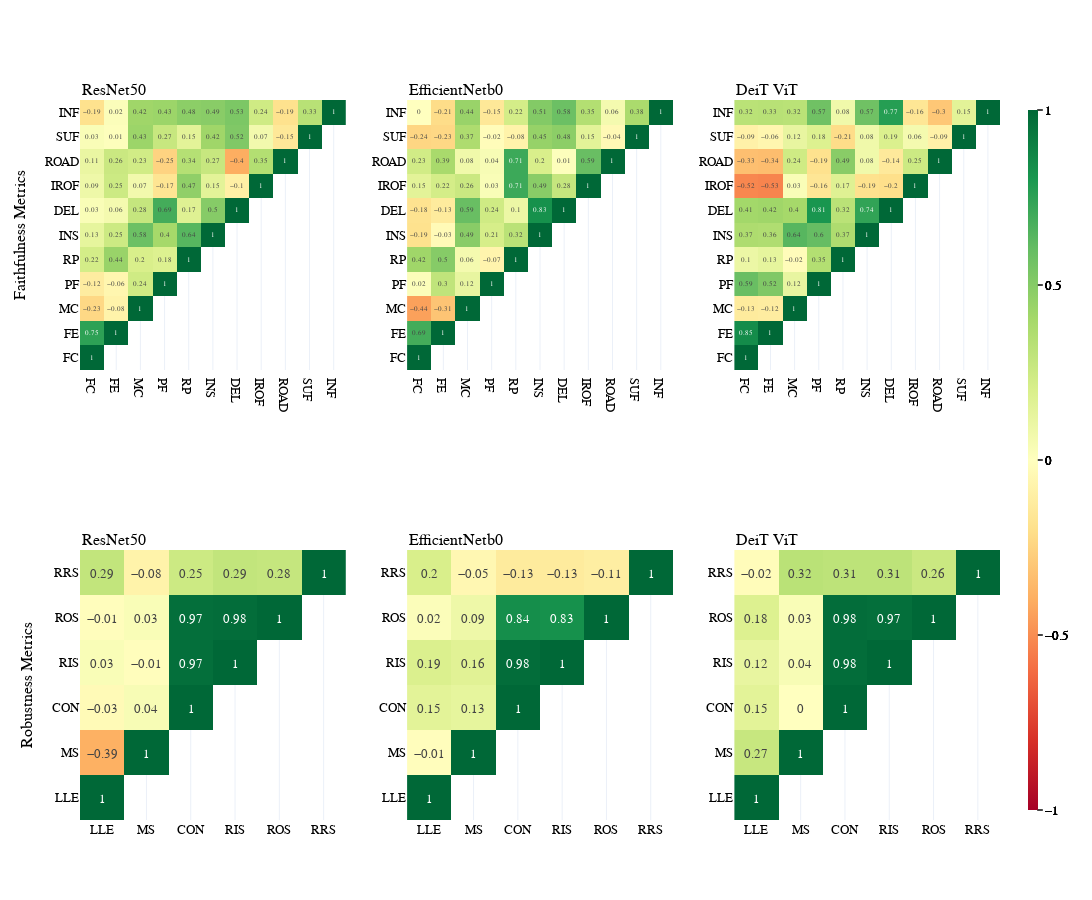

Write notebook code for a chart like this one.
### Code cell
import plotly.graph_objects as go
import plotly.express as px
from plotly.subplots import make_subplots

metrics_faith = [
    "FC",
    "FE",
    "MC",
    "PF",
    "RP",
    "INS",
    "DEL",
    "IROF",
    "ROAD",
    "SUF",
    "INF",
]

metrics_robust = [
    "LLE",
    "MS",
    "CON",
    "RIS",
    "ROS",
    "RRS",
]
metrics_complex = ["SP", "CP", "ECP"]

colors = px.colors.qualitative.G10

fig = make_subplots(
    rows=2,
    cols=3,
    subplot_titles=[
        "ResNet50",
        "EfficientNetb0",
        "DeiT ViT",
        "ResNet50",
        "EfficientNetb0",
        "DeiT ViT",
    ],
    # column_widths=[0.7, 0.3],
)

for i in range(3):
    fig.add_trace(
        go.Heatmap(
            z=[dist_faith_resnet50, dist_faith_effnetb0, dist_faith_vit][i],
            x=metrics_faith,
            y=metrics_faith,
            texttemplate="%{z}",
            colorscale="RdYlGn_r",
            reversescale=True,
            zmin=-1,
            zmax=1,
            colorbar=dict(ticks="outside", thickness=10),
        ),
        col=i + 1,
        row=1,
    )

for i in range(3):
    fig.add_trace(
        go.Heatmap(
            z=[dist_robust_resnet50, dist_robust_effnetb0, dist_robust_vit][i],
            x=metrics_robust,
            y=metrics_robust,
            texttemplate="%{z}",
            colorscale="RdYlGn_r",
            reversescale=True,
            zmin=-1,
            zmax=1,
            colorbar=dict(ticks="outside", thickness=10),
        ),
        col=i + 1,
        row=2,
    )

fig.update_yaxes(showgrid=False)
fig.update_yaxes(title="Faithfulness Metrics", row=1, col=1)
fig.update_yaxes(title="Robustness Metrics", row=2, col=1)

fig.update_layout(
    font=dict(family="Helvetica", color="#000000", size=13),
    template="plotly_white",
    height=900,
    width=1600,
    title_font=dict(family="Helvetica", color="#000000", size=14),
)

fig = left_align_facet_plot_titles(fig)

# fig.write_image(
#     os.getcwd().split("src")[0] + "/data/figures/meta_eval_correlation.png", scale=3
# )
fig.show()

### Figure 1 — Plotly figure (JSON) as saved in the notebook; plotly's stock layout.template omitted (floating-point values rounded to 4 significant figures)
{"data": [{"colorbar": {"thickness": 10, "ticks": "outside"}, "colorscale": [[0, "rgb(0,104,55)"], [0.1, "rgb(26,152,80)"], [0.2, "rgb(102,189,99)"], [0.3, "rgb(166,217,106)"], [0.4, "rgb(217,239,139)"], [0.5, "rgb(255,255,191)"], [0.6, "rgb(254,224,139)"], [0.7, "rgb(253,174,97)"], [0.8, "rgb(244,109,67)"], [0.9, "rgb(215,48,39)"], [1, "rgb(165,0,38)"]], "reversescale": true, "texttemplate": "%{z}", "type": "heatmap", "x": ["FC", "FE", "MC", "PF", "RP", "INS", "DEL", "IROF", "ROAD", "SUF", "INF"], "xaxis": "x", "y": ["FC", "FE", "MC", "PF", "RP", "INS", "DEL", "IROF", "ROAD", "SUF", "INF"], "yaxis": "y", "z": [[1, null, null, null, null, null, null, null, null, null, null], [0.75, 1, null, null, null, null, null, null, null, null, null], [-0.23, -0.08, 1, null, null, null, null, null, null, null, null], [-0.12, -0.06, 0.24, 1, null, null, null, null, null, null, null], [0.22, 0.44, 0.2, 0.18, 1, null, null, null, null, null, null], [0.13, 0.25, 0.58, 0.4, 0.64, 1, null, null, null, null, null], [0.03, 0.06, 0.28, 0.69, 0.17, 0.5, 1, null, null, null, null], [0.09, 0.25, 0.07, -0.17, 0.47, 0.15, -0.1, 1, null, null, null], [0.11, 0.26, 0.23, -0.25, 0.34, 0.27, -0.4, 0.35, 1, null, null], [0.03, 0.01, 0.43, 0.27, 0.15, 0.42, 0.52, 0.07, -0.15, 1, null], [-0.19, 0.02, 0.42, 0.43, 0.48, 0.49, 0.53, 0.24, -0.19, 0.33, 1]], "zmax": 1, "zmin": -1}, {"colorbar": {"thickness": 10, "ticks": "outside"}, "colorscale": [[0, "rgb(0,104,55)"], [0.1, "rgb(26,152,80)"], [0.2, "rgb(102,189,99)"], [0.3, "rgb(166,217,106)"], [0.4, "rgb(217,239,139)"], [0.5, "rgb(255,255,191)"], [0.6, "rgb(254,224,139)"], [0.7, "rgb(253,174,97)"], [0.8, "rgb(244,109,67)"], [0.9, "rgb(215,48,39)"], [1, "rgb(165,0,38)"]], "reversescale": true, "texttemplate": "%{z}", "type": "heatmap", "x": ["FC", "FE", "MC", "PF", "RP", "INS", "DEL", "IROF", "ROAD", "SUF", "INF"], "xaxis": "x2", "y": ["FC", "FE", "MC", "PF", "RP", "INS", "DEL", "IROF", "ROAD", "SUF", "INF"], "yaxis": "y2", "z": [[1, null, null, null, null, null, null, null, null, null, null], [0.69, 1, null, null, null, null, null, null, null, null, null], [-0.44, -0.31, 1, null, null, null, null, null, null, null, null], [0.02, 0.3, 0.12, 1, null, null, null, null, null, null, null], [0.42, 0.5, 0.06, -0.07, 1, null, null, null, null, null, null], [-0.19, -0.03, 0.49, 0.21, 0.32, 1, null, null, null, null, null], [-0.18, -0.13, 0.59, 0.24, 0.1, 0.83, 1, null, null, null, null], [0.15, 0.22, 0.26, 0.03, 0.71, 0.49, 0.28, 1, null, null, null], [0.23, 0.39, 0.08, 0.04, 0.71, 0.2, 0.01, 0.59, 1, null, null], [-0.24, -0.23, 0.37, -0.02, -0.08, 0.45, 0.48, 0.15, -0.04, 1, null], [0, -0.21, 0.44, -0.15, 0.22, 0.51, 0.58, 0.35, 0.06, 0.38, 1]], "zmax": 1, "zmin": -1}, {"colorbar": {"thickness": 10, "ticks": "outside"}, "colorscale": [[0, "rgb(0,104,55)"], [0.1, "rgb(26,152,80)"], [0.2, "rgb(102,189,99)"], [0.3, "rgb(166,217,106)"], [0.4, "rgb(217,239,139)"], [0.5, "rgb(255,255,191)"], [0.6, "rgb(254,224,139)"], [0.7, "rgb(253,174,97)"], [0.8, "rgb(244,109,67)"], [0.9, "rgb(215,48,39)"], [1, "rgb(165,0,38)"]], "reversescale": true, "texttemplate": "%{z}", "type": "heatmap", "x": ["FC", "FE", "MC", "PF", "RP", "INS", "DEL", "IROF", "ROAD", "SUF", "INF"], "xaxis": "x3", "y": ["FC", "FE", "MC", "PF", "RP", "INS", "DEL", "IROF", "ROAD", "SUF", "INF"], "yaxis": "y3", "z": [[1, null, null, null, null, null, null, null, null, null, null], [0.85, 1, null, null, null, null, null, null, null, null, null], [-0.13, -0.12, 1, null, null, null, null, null, null, null, null], [0.59, 0.52, 0.12, 1, null, null, null, null, null, null, null], [0.1, 0.13, -0.02, 0.35, 1, null, null, null, null, null, null], [0.37, 0.36, 0.64, 0.6, 0.37, 1, null, null, null, null, null], [0.41, 0.42, 0.4, 0.81, 0.32, 0.74, 1, null, null, null, null], [-0.52, -0.53, 0.03, -0.16, 0.17, -0.19, -0.2, 1, null, null, null], [-0.33, -0.34, 0.24, -0.19, 0.49, 0.08, -0.14, 0.25, 1, null, null], [-0.09, -0.06, 0.12, 0.18, -0.21, 0.08, 0.19, 0.06, -0.09, 1, null], [0.32, 0.33, 0.32, 0.57, 0.08, 0.57, 0.77, -0.16, -0.3, 0.15, 1]], "zmax": 1, "zmin": -1}, {"colorbar": {"thickness": 10, "ticks": "outside"}, "colorscale": [[0, "rgb(0,104,55)"], [0.1, "rgb(26,152,80)"], [0.2, "rgb(102,189,99)"], [0.3, "rgb(166,217,106)"], [0.4, "rgb(217,239,139)"], [0.5, "rgb(255,255,191)"], [0.6, "rgb(254,224,139)"], [0.7, "rgb(253,174,97)"], [0.8, "rgb(244,109,67)"], [0.9, "rgb(215,48,39)"], [1, "rgb(165,0,38)"]], "reversescale": true, "texttemplate": "%{z}", "type": "heatmap", "x": ["LLE", "MS", "CON", "RIS", "ROS", "RRS"], "xaxis": "x4", "y": ["LLE", "MS", "CON", "RIS", "ROS", "RRS"], "yaxis": "y4", "z": [[1, null, null, null, null, null], [-0.39, 1, null, null, null, null], [-0.03, 0.04, 1, null, null, null], [0.03, -0.01, 0.97, 1, null, null], [-0.01, 0.03, 0.97, 0.98, 1, null], [0.29, -0.08, 0.25, 0.29, 0.28, 1]], "zmax": 1, "zmin": -1}, {"colorbar": {"thickness": 10, "ticks": "outside"}, "colorscale": [[0, "rgb(0,104,55)"], [0.1, "rgb(26,152,80)"], [0.2, "rgb(102,189,99)"], [0.3, "rgb(166,217,106)"], [0.4, "rgb(217,239,139)"], [0.5, "rgb(255,255,191)"], [0.6, "rgb(254,224,139)"], [0.7, "rgb(253,174,97)"], [0.8, "rgb(244,109,67)"], [0.9, "rgb(215,48,39)"], [1, "rgb(165,0,38)"]], "reversescale": true, "texttemplate": "%{z}", "type": "heatmap", "x": ["LLE", "MS", "CON", "RIS", "ROS", "RRS"], "xaxis": "x5", "y": ["LLE", "MS", "CON", "RIS", "ROS", "RRS"], "yaxis": "y5", "z": [[1, null, null, null, null, null], [-0.01, 1, null, null, null, null], [0.15, 0.13, 1, null, null, null], [0.19, 0.16, 0.98, 1, null, null], [0.02, 0.09, 0.84, 0.83, 1, null], [0.2, -0.05, -0.13, -0.13, -0.11, 1]], "zmax": 1, "zmin": -1}, {"colorbar": {"thickness": 10, "ticks": "outside"}, "colorscale": [[0, "rgb(0,104,55)"], [0.1, "rgb(26,152,80)"], [0.2, "rgb(102,189,99)"], [0.3, "rgb(166,217,106)"], [0.4, "rgb(217,239,139)"], [0.5, "rgb(255,255,191)"], [0.6, "rgb(254,224,139)"], [0.7, "rgb(253,174,97)"], [0.8, "rgb(244,109,67)"], [0.9, "rgb(215,48,39)"], [1, "rgb(165,0,38)"]], "reversescale": true, "texttemplate": "%{z}", "type": "heatmap", "x": ["LLE", "MS", "CON", "RIS", "ROS", "RRS"], "xaxis": "x6", "y": ["LLE", "MS", "CON", "RIS", "ROS", "RRS"], "yaxis": "y6", "z": [[1, null, null, null, null, null], [0.27, 1, null, null, null, null], [0.15, 0, 1, null, null, null], [0.12, 0.04, 0.98, 1, null, null], [0.18, 0.03, 0.98, 0.97, 1, null], [-0.02, 0.32, 0.31, 0.31, 0.26, 1]], "zmax": 1, "zmin": -1}], "layout": {"annotations": [{"font": {"size": 16}, "showarrow": false, "text": "ResNet50", "x": 0, "xanchor": "left", "xref": "paper", "y": 1, "yanchor": "bottom", "yref": "paper"}, {"font": {"size": 16}, "showarrow": false, "text": "EfficientNetb0", "x": 0.3556, "xanchor": "left", "xref": "paper", "y": 1, "yanchor": "bottom", "yref": "paper"}, {"font": {"size": 16}, "showarrow": false, "text": "DeiT ViT", "x": 0.7111, "xanchor": "left", "xref": "paper", "y": 1, "yanchor": "bottom", "yref": "paper"}, {"font": {"size": 16}, "showarrow": false, "text": "ResNet50", "x": 0, "xanchor": "left", "xref": "paper", "y": 0.375, "yanchor": "bottom", "yref": "paper"}, {"font": {"size": 16}, "showarrow": false, "text": "EfficientNetb0", "x": 0.3556, "xanchor": "left", "xref": "paper", "y": 0.375, "yanchor": "bottom", "yref": "paper"}, {"font": {"size": 16}, "showarrow": false, "text": "DeiT ViT", "x": 0.7111, "xanchor": "left", "xref": "paper", "y": 0.375, "yanchor": "bottom", "yref": "paper"}], "font": {"color": "#000000", "family": "Helvetica", "size": 13}, "height": 900, "title": {"font": {"color": "#000000", "family": "Helvetica", "size": 14}}, "width": 1600, "xaxis": {"anchor": "y", "domain": [0, 0.2889]}, "xaxis2": {"anchor": "y2", "domain": [0.3556, 0.6444]}, "xaxis3": {"anchor": "y3", "domain": [0.7111, 1]}, "xaxis4": {"anchor": "y4", "domain": [0, 0.2889]}, "xaxis5": {"anchor": "y5", "domain": [0.3556, 0.6444]}, "xaxis6": {"anchor": "y6", "domain": [0.7111, 1]}, "yaxis": {"anchor": "x", "domain": [0.625, 1], "showgrid": false, "title": {"text": "Faithfulness Metrics"}}, "yaxis2": {"anchor": "x2", "domain": [0.625, 1], "showgrid": false}, "yaxis3": {"anchor": "x3", "domain": [0.625, 1], "showgrid": false}, "yaxis4": {"anchor": "x4", "domain": [0, 0.375], "showgrid": false, "title": {"text": "Robustness Metrics"}}, "yaxis5": {"anchor": "x5", "domain": [0, 0.375], "showgrid": false}, "yaxis6": {"anchor": "x6", "domain": [0, 0.375], "showgrid": false}}}
